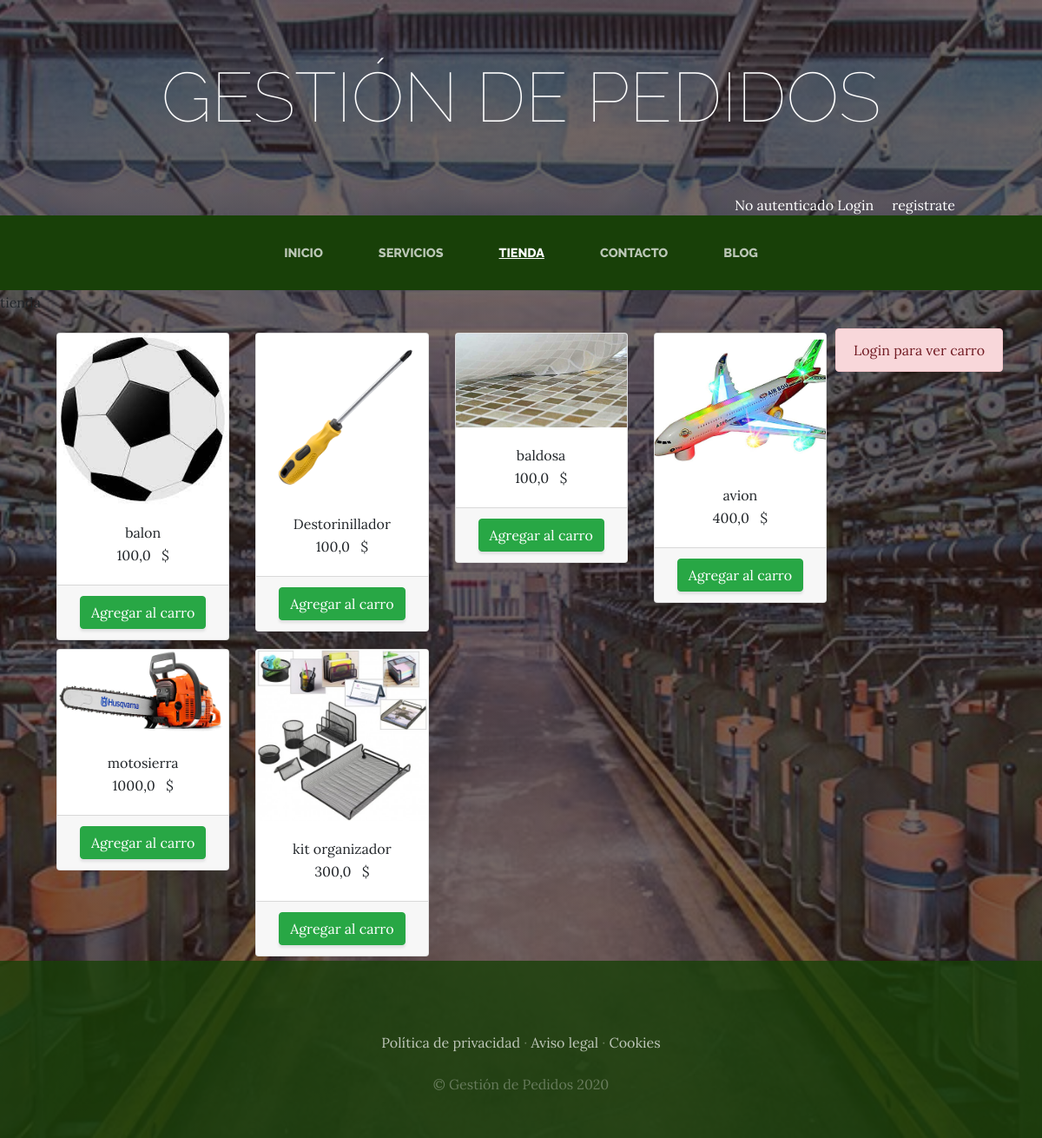
The app's page /tienda/ with its own data.
### tienda/models.py (models this page shows)
class Producto(models.Model):
    nombre=models.CharField(max_length=150)
    categorias= models.ForeignKey(CategoriaProd, on_delete=models.CASCADE) #esto sirve para cunado se elimine un objeto que se quiera eliminar se elimine en cascada
    imagen= models.ImageField(upload_to="tienda",null=True,blank=True) #recuerda tener instalado el pillow
    precio=models.FloatField()
    disponibilidad= models.BooleanField(default=True)
    created = models.DateTimeField(auto_now_add=True)
    updated = models.DateTimeField(auto_now=True)
    class Meta:
        verbose_name="Producto"
        verbose_name_plural="Productos"

### tienda/views.py (the view)
# urls.py: path('tienda/',include('tienda.urls')),
def tienda(request):
    productos = Producto.objects.all()
    return render(request,"tienda/tienda.html",{"productos":productos} )

### carro/context_processor.py (called while the page is built)
def importe_total_carro(request):
    total=0
    if request.user.is_authenticated:
      for key, value in request.session["carro"].items():
          total=total+(float(value["precio"]))
    else:
      total="debes hacer login"
    return{"importe_total_carro":total}

### tienda/templates/tienda/tienda.html (shortened to what this page needs)
{%extends "proyectoWebAPP/base.html"%}
{%load static%}
{%block content%}
<div>
    <p>tienda</p>
</div>
<div class="container">
    <div style="float:right ;">
        {% if request.user.is_authenticated%}
            {% include "carro/widget.html" %}
        {% else %}
          <div class="alert alert-danger text-center">  Login para ver carro </div>
        {% endif %}
    </div>
    <div class="row">
    {% for producto in productos %}
            <div class="col-md-3">
                <div class="card" style="width: 100%; margin: 5px 5px;">
                    <img src="{{ producto.imagen.url }}" class="card-img-top">
                    <div class="card-body" style="text-align: center;">
                        <h7 class="card-title">{{ producto.nombre }}</h7>
                        <p class="card-text">{{ producto.precio }} &nbsp; $</p>
                    </div>
                    <div class="card-footer text-center">
                        <a href="{% url 'carro:agregar' producto.id%}" class="btn btn-success">Agregar al carro</a>
                    </div>
                </div>
            </div>
    {% endfor %}
    </div>
</div>
{%endblock%}

### ProyectoWebAPP/templates/ProyectoWebAPP/base.html (shortened to what this page needs)
<html>
<head>
    {%load static%}
    <link href="{% static 'ProyectoWebAPP/vendor/bootstrap/css/bootstrap.min.css' %}" rel="stylesheet">
    <link href="{% static 'ProyectoWebAPP/css/gestion.css' %}" rel="stylesheet">
</head>
<body>
    <h1 class="site-heading text-center text-white d-none d-lg-block">
        <span class="site-heading-lower">Gestión de Pedidos</span>
      </h1>
      <div style="text-align: right ; margin-right: 100px; color: white;">
        {%if user.is_authenticated %}
        Autenticado
        Hola {{ user.username }} &nbsp; &nbsp; <a href="{%url 'cerrar_sesion'%}" style="color:white;"> Cerrar sesion </a>
        {%else%}
        No autenticado
        <a href="{%url 'logear'%}" style="color:white"; >Login <a/> &nbsp; &nbsp; <a href="{% url 'Autenticacion'%}" style="color:white;" > registrate  </a>
        {%endif%}
              </div>
 <nav class="navbar navbar-expand-lg navbar-dark py-lg-4" id="mainNav">
    <div class="container">
      <div class="collapse navbar-collapse" id="navbarResponsive">
        <ul class="navbar-nav mx-auto">
          <li class="nav-item {%if request.path == '/'%} active {%endif%} px-lg-4">
            <a class="nav-link text-uppercase text-expanded" href="{% url 'home'%}">Inicio</a>
          </li>
          <li class="nav-item {%if request.path == '/servicios/'%} active {%endif%} px-lg-4">
            <a class="nav-link text-uppercase text-expanded" href="{% url 'servicios'%}">Servicios</a>
          </li>
          <li class="nav-item {%if request.path == '/tienda/'%} active {%endif%}px-lg-4">
            <a class="nav-link text-uppercase text-expanded" href="{% url 'Tienda'%}">Tienda</a>
          </li>
          <li class="nav-item {%if request.path == '/contacto/'%} active {%endif%} px-lg-4">
            <a class="nav-link text-uppercase text-expanded" href="{% url 'contacto'%}">Contacto</a>
          </li>
          <li class="nav-item {%if request.path|slice:':6' == '/blog/'%} active {%endif%} px-lg-4">
            <a class="nav-link text-uppercase text-expanded" href="{% url 'blog'%}">Blog</a>
          </li>
        </ul>
      </div>
    </div>
  </nav>
        {%block content %}
        {% endblock %}
    <footer class="footer text-faded text-center py-5">
      <div class="container">
        <p class="m-0 mbt">
        	<a href="sample.html" class="link">Política de privacidad</a> ·
        	<a href="sample.html" class="link">Aviso legal</a> ·
        	<a href="sample.html" class="link">Cookies</a>
		</p>
        <p class="m-0 mbt1">&copy; Gestión de Pedidos 2020</p>
      </div>
	</footer>
</body>
</html>

### ProyectoWebAPP/static/ProyectoWebAPP/css/gestion.css (style rules this page uses)
body { font-family: 'Lora'; background: linear-gradient(rgba(47, 23, 15, 0.65), rgba(47, 23, 15, 0.65)), url("../img/bg_main.jpg"); background-attachment: fixed; background-position: center; background-size: cover; }
h1, h2, h3, h4, h5, h6 { font-family: 'Raleway'; }
p { line-height: 1.75; }
.text-faded { color: rgba(255, 255, 255, 0.3); }
.site-heading { margin-top: 5rem; margin-bottom: 5rem; text-transform: uppercase; line-height: 1; font-family: 'Raleway'; }
.site-heading .site-heading-lower { font-size: 5rem; font-weight: 100; line-height: 4rem; }
#mainNav { background-color: rgba(24, 64, 8); font-family: 'Raleway'; }
#mainNav .navbar-nav .nav-item .nav-link { color: rgba(255, 255, 255, 0.7); font-weight: 800; }
#mainNav .navbar-nav .nav-item.active .nav-link { color: #ffffff; text-decoration: underline; }
@media (min-width: 992px) { #mainNav .navbar-nav .nav-item .nav-link { font-size: 0.9rem; } }
.footer { background-color: rgba(24, 64, 8, 0.8); }
.btn { box-shadow: 0px 3px 3px 0px rgba(33, 37, 41, 0.1); }
.mbt { padding-top: 2rem; }
.mbt1 { padding-top: 1.25rem; }
a.link { color: rgba(255, 255, 255, 0.7); }

### records on screen
Producto: imagen (picture), nombre "balon", precio "100,0"
Producto: imagen (picture), nombre "Destorinillador", precio "100,0"
Producto: imagen (picture), nombre "baldosa", precio "100,0"
Producto: imagen (picture), nombre "avion", precio "400,0"
Producto: imagen (picture), nombre "motosierra", precio "1000,0"
Producto: imagen (picture), nombre "kit organizador", precio "300,0"
